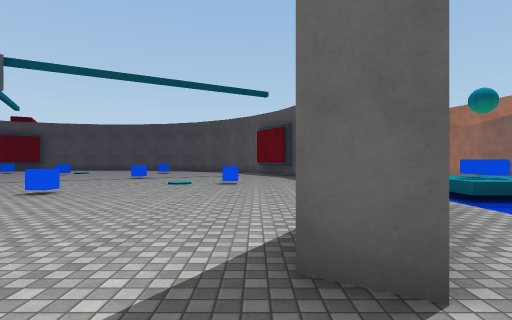
view 1 (above)

17 first-person views from a walk through a scene from a Unity 3-D project. The camera is 1.4 m above the floor, looks level and sees 80° across. The floor is counted in squares, 2 m on a side. Each view is taken from the middle of a square. On the plan, view 1 faces up. The plan holds only what a view shows up to about 10 squares ahead; the rest is blank. The place goes on beyond the plan. Some animated figures are not drawn. Surface patterns are stand-ins for the level's own textures.

view 2
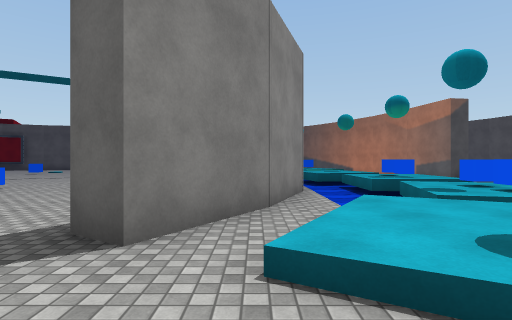

view 3
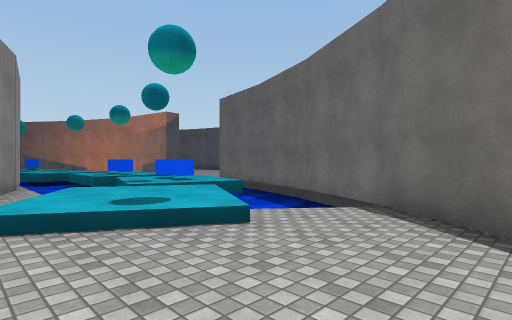

view 4
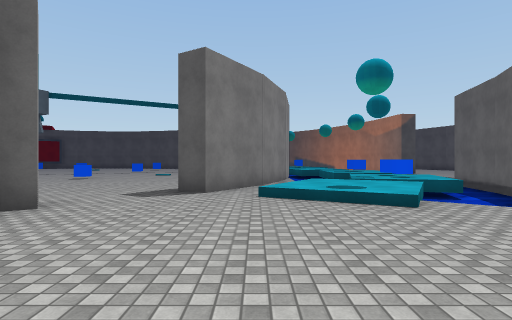

view 5
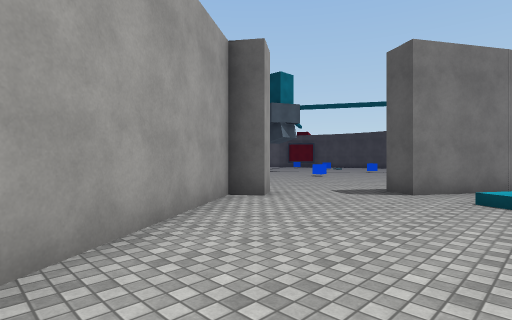

view 6
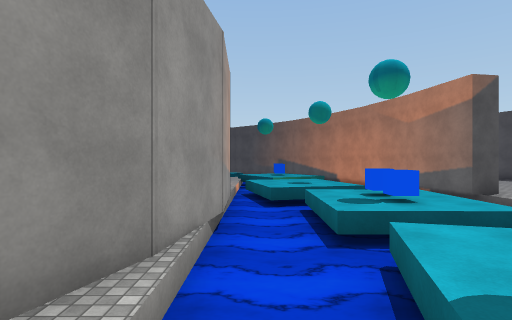

view 7
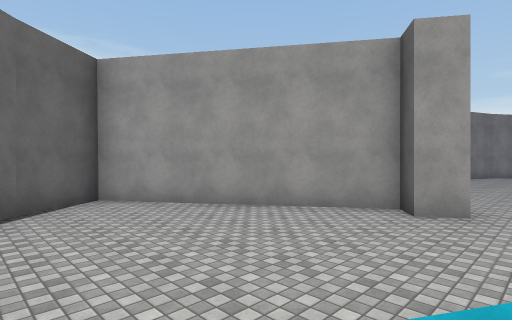

view 8
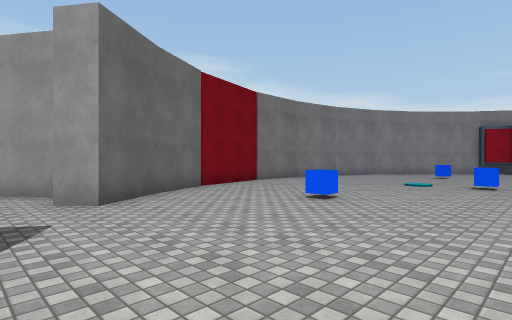

view 9
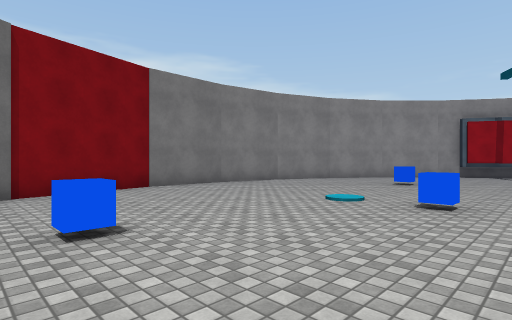

view 10
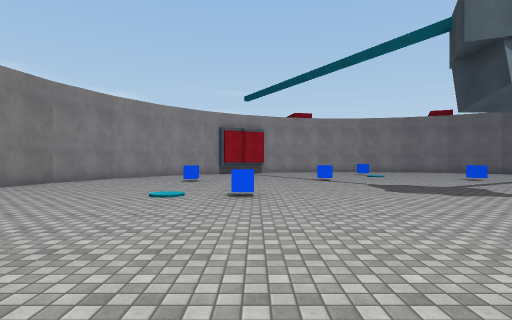

view 11
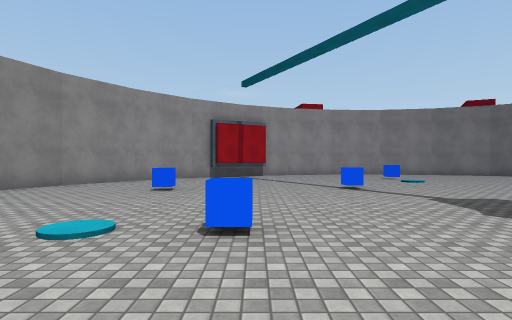

view 12
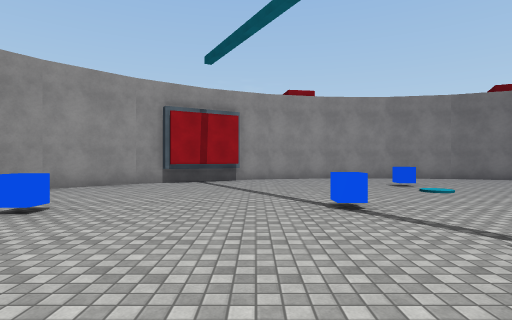

view 13
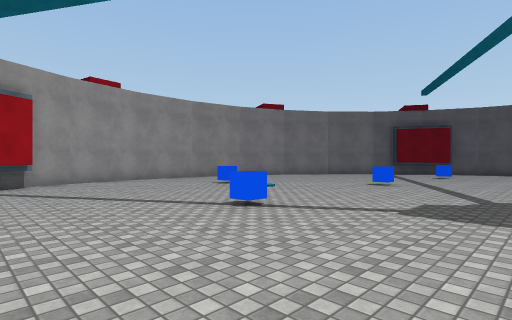

view 14
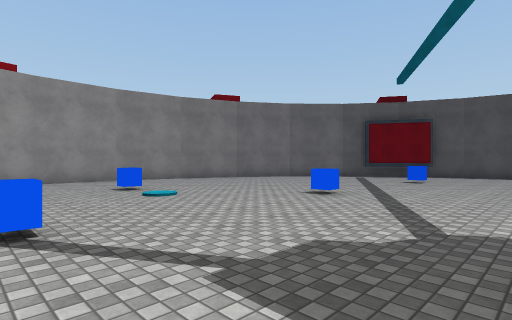

view 15
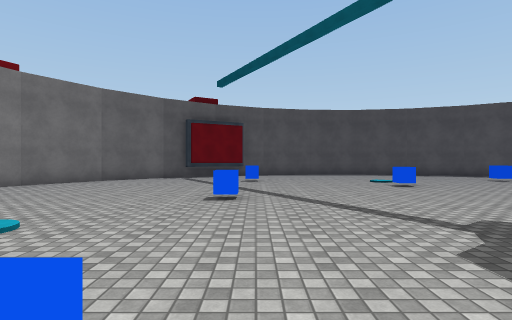

view 16
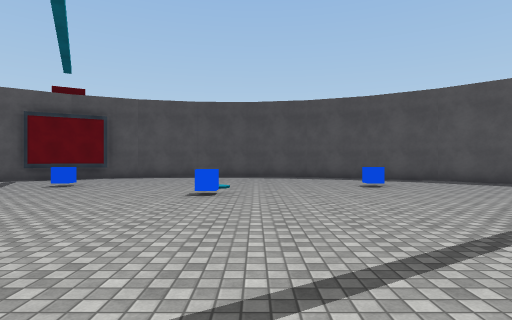

view 17
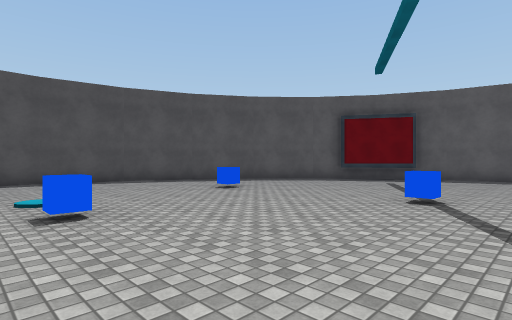

### Floor plan
Key: @ floor where view 1 was taken; # wall or solid block; . main floor; : floor 0.5 m higher than the main floor; / step, stairs or slope; ≈ lava the walk keeps out of; O other object.
Columns run from 21 left of view 1 to 9 right of it. Each row starts with its distance up from view 1.
 21             ####
 20             ....
 19             .....
 18      #. ............##
 17       ...............#
 16   #.....O.......O....
 15  ##..................
 14  #..........O........
 13   ...................    ≈::  #
 12   .....O.........O......#≈::≈ ≈
 11   ......................#≈≈≈≈ ≈
 10 # ..................... #≈≈≈≈≈
  9 #...O...............O.. #≈≈OO≈
  8 #...................... #≈≈OO≈
  7 #...................... #≈≈≈≈≈
  6 #......O.........O.....##≈≈:≈
  5 ##.....................#.≈≈OO≈#
  4  ##.........O..........#. ≈OO≈#
  3   #...................##/:≈≈≈≈#
  2   ##....O.......O.....#./::≈≈≈
  1    #.................../::: ≈#
  0    ##..............#.@..///≈≈#
 -1     ###...........##........##
 -2       ###.......#####......##
 -3         #########   #......#
 -4                     ##....
 -5                      ##..#
 -6                       ####

Where each view was taken, in squares from view 1:
view 1: 0 up, 0 right, facing up
view 2: 1 down, 2 right, facing up
view 3: 3 down, 2 right, facing up-right
view 4: 5 down, 2 right, facing up
view 5: 5 down, 3 right, facing up-left
view 6: 3 up, 4 right, facing up
view 7: 1 up, 4 right, facing down-left
view 8: 5 up, 0 right, facing down-left
view 9: 5 up, 4 left, facing down-left
view 10: 4 up, 3 left, facing left
view 11: 4 up, 6 left, facing left
view 12: 5 up, 9 left, facing left
view 13: 3 up, 10 left, facing up-left
view 14: 6 up, 10 left, facing up-left
view 15: 6 up, 13 left, facing up
view 16: 8 up, 8 left, facing up
view 17: 10 up, 10 left, facing up-right
